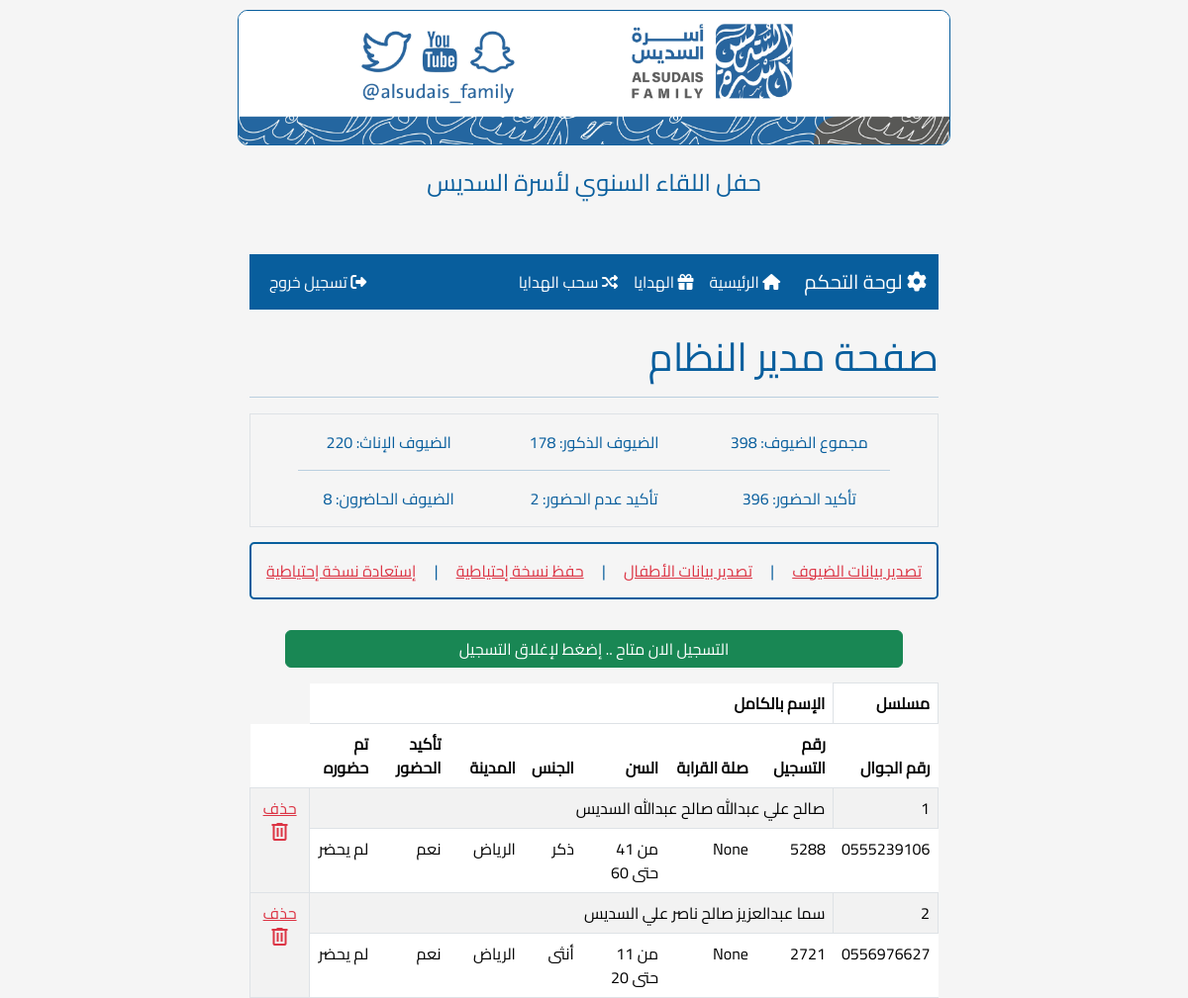
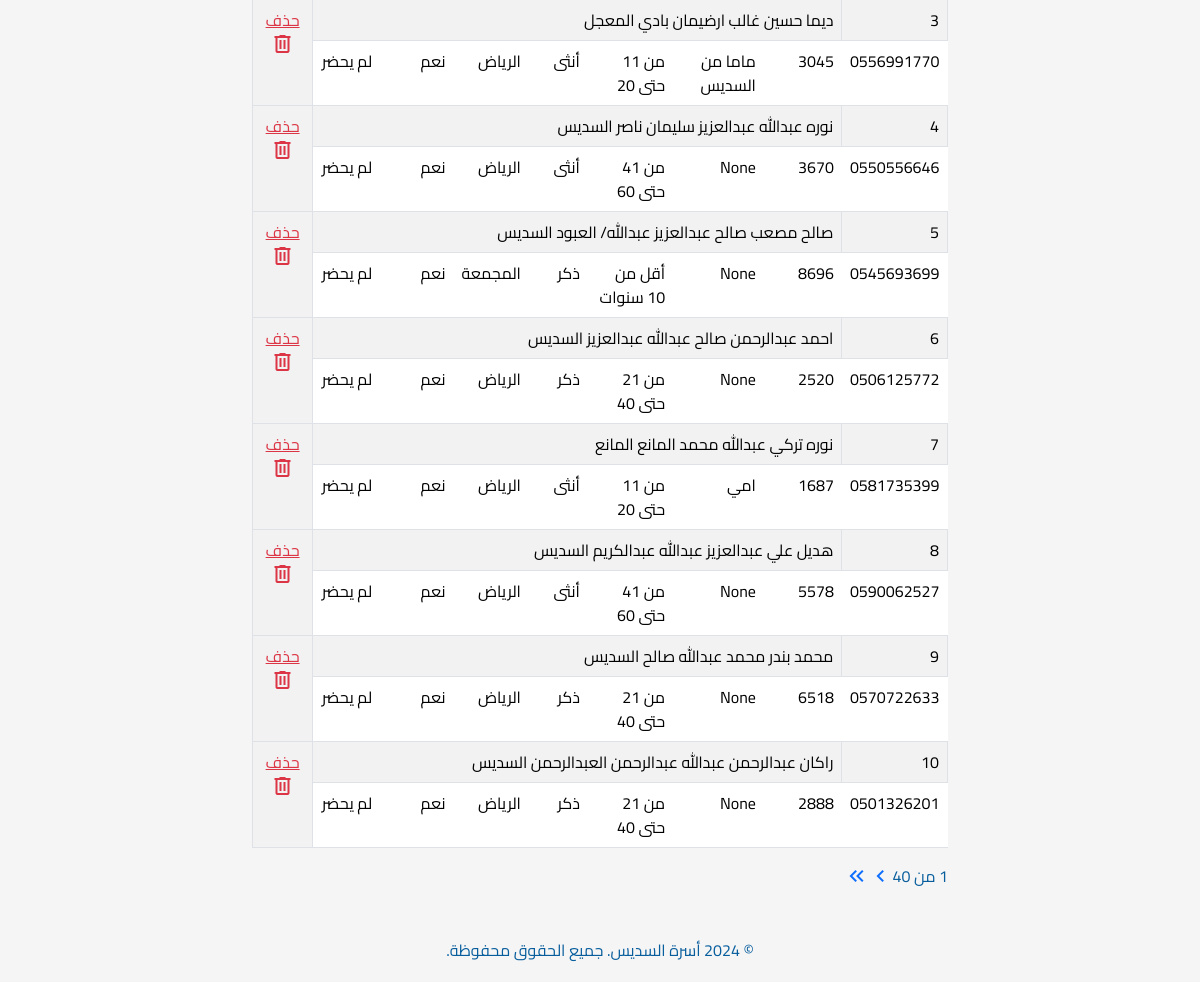
Before: /admin (signed in) with the older database file (2 pictures, top to bottom).
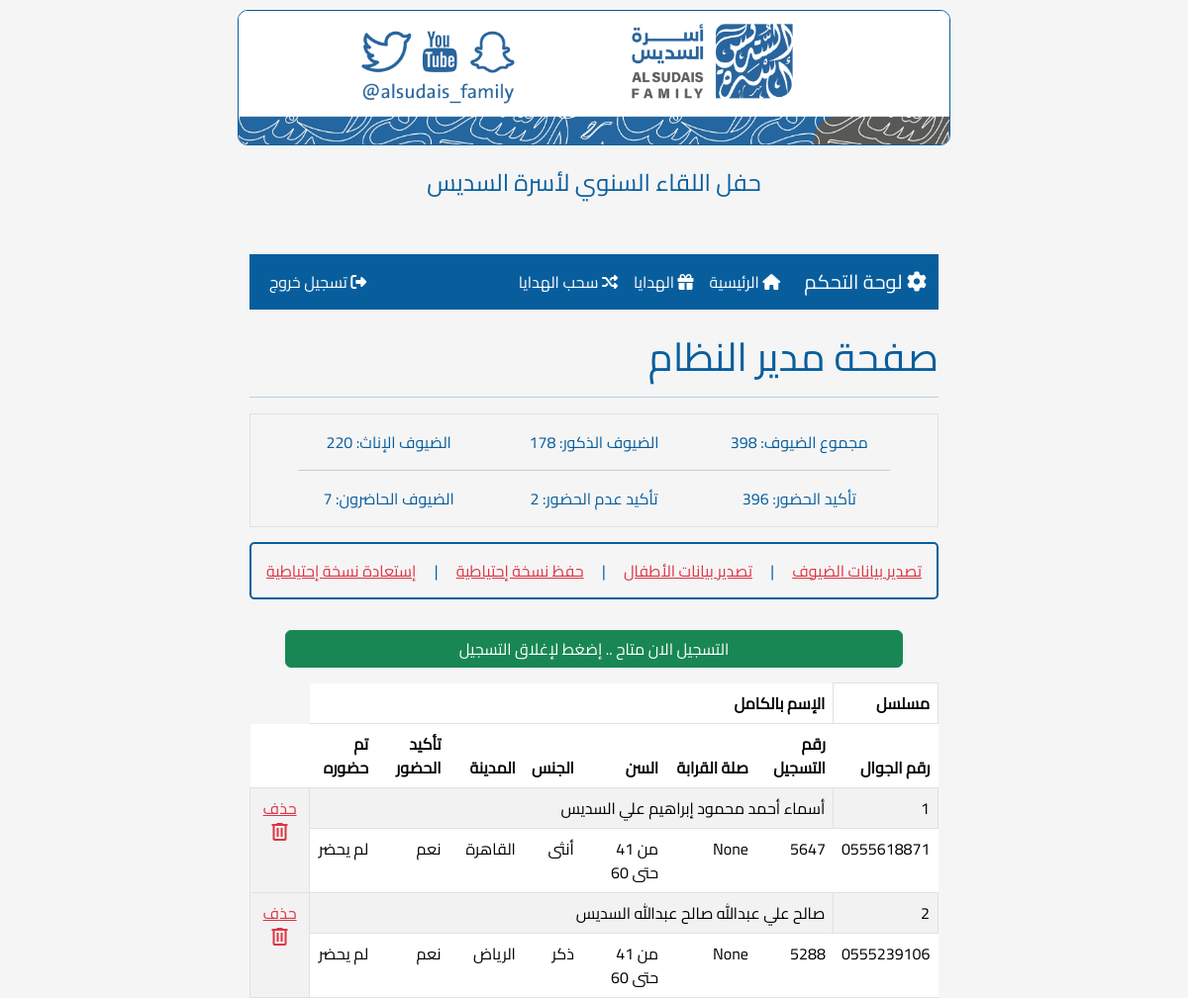
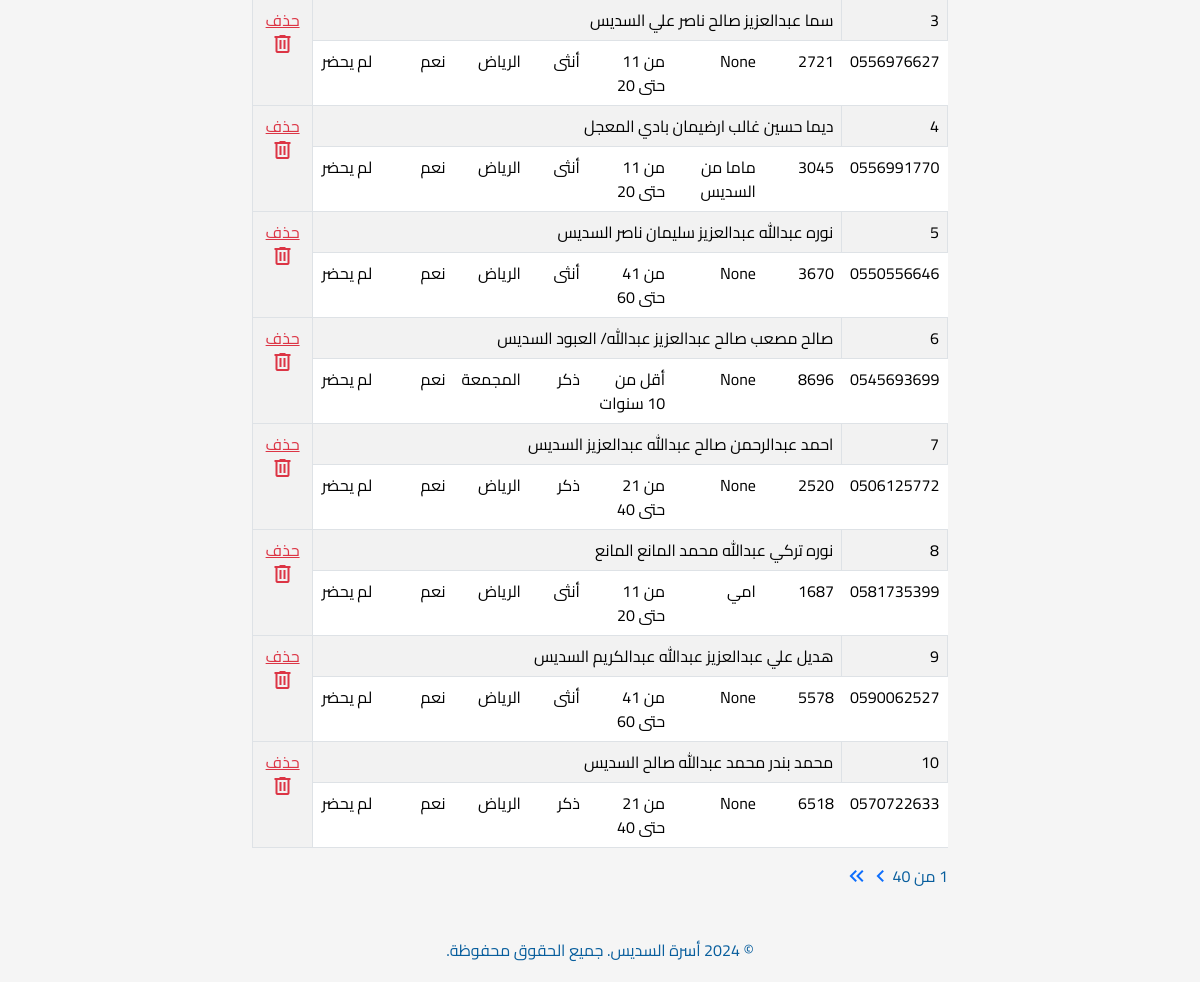
After: the same page with the newer database file (2 pictures, top to bottom).
### app.py (models this page shows)
class Registration(db.Model):
    __tablename__ = "registration"
    id = db.Column(db.Integer, primary_key=True, autoincrement=True)
    phone_number = db.Column(db.String(16), unique=True, nullable=False)
    first_name = db.Column(db.Text, nullable=False)
    family_name = db.Column(db.Text, nullable=False)
    father_name = db.Column(db.Text)
    first_grand_name = db.Column(db.Text)
    second_grand_name = db.Column(db.Text)
    third_grand_name = db.Column(db.Text)
    relation = db.Column(db.Text)
    age = db.Column(db.String(3))
    gender = db.Column(db.String(15))
    city = db.Column(db.Text)
    attendance = db.Column(db.Text, nullable=False)
    ideas = db.Column(db.Text)
    registration_number = db.Column(db.String(4), unique=True)
    prize_id = db.Column(db.Integer, db.ForeignKey("prize.id", name="fk_reg_prize_id"))
    is_attended = db.Column(db.Boolean, default=False)

### app.py (the view)
@app.route("/admin/", methods=["GET"])
@app.route("/admin", methods=["GET"])
@admin_required
def admin():
    page = request.args.get('page', 1, type=int)
    per_page = 10
    guests_query = Registration.query
    guests = guests_query.order_by(Registration.id.desc()).paginate(
        page=page, per_page=per_page, error_out=False
    )
    guests_count = guests_query.count()
    guest_attendance = guests_query.filter(
        Registration.attendance == "سوف أحضر باذن الله"
    ).count()
    guest_not_attendance = guests_query.filter(
        Registration.attendance == "أعتذر عن الحضور"
    ).count()
    guest_is_attended = guests_query.filter(Registration.is_attended.is_(True)).count()
    guest_male = guests_query.filter(Registration.gender == "ذكر").count()
    guest_female = guests_query.filter(Registration.gender == "أنثى").count()
    close_registrations_form = CloseRegistrationForm()
    close_registrations = app.config["Close_Registrations"]
    return render_template(
        'admin.html',
        guests=guests,
        guests_count=guests_count,
        guest_attendance=guest_attendance,
        guest_not_attendance=guest_not_attendance,
        guest_is_attended=guest_is_attended,
        guest_male=guest_male,
        guest_female=guest_female,
        close_registrations=close_registrations,
        form=close_registrations_form
    )

### app.py (called while the page is built)
def admin_required(f):
    @wraps(f)
    def decorated_function(*args, **kwargs):
        if not session.get('admin_logged_in'):
            flash('يجب تسجيل الدخول أولاً', 'warning')
            return redirect(url_for('admin_login'))
        return f(*args, **kwargs)
    return decorated_function

### templates/admin.html (shortened to what the changed rows need)
<!DOCTYPE html>
{% extends 'base.html' %}
{% block content %}
    <h1 class="col">صفحة مدير النظام</h1>
    {% if not session.get('admin_logged_in') %}
        <div class="alert alert-warning">
            يجب تسجيل الدخول أولاً
        </div>
        <script>
            window.location.href = "{{ url_for('admin_login') }}";
        </script>
    {% else %}
        <div class="border border-1 text-center px-5">
            <div class="row pt-3">
                <div class="col-md-4">
                        <p>مجموع الضيوف: {{guests_count}}</p>
                </div>
                <div class="col-md-4">
                        <p>الضيوف الذكور: {{guest_male}}</p>
                </div>
                <div class="col-md-4">
                        <p>الضيوف الإناث: {{guest_female}}</p>
                </div>
            </div>
            <hr class="p-0 m-0">
            <div class="row pt-3">
                <div class="col-md-4">
                        <p>تأكيد الحضور: {{guest_attendance}}</p>
                </div>
                <div class="col-md-4">
                        <p>تأكيد عدم الحضور: {{guest_not_attendance}}</p>
                </div>
                <div class="col-md-4">
                        <p>الضيوف الحاضرون: {{guest_is_attended}}</p>
                </div>
            </div>
        </div>
            <div style="display: flex; justify-content: space-between; padding:15px; margin-block: 15px; border-color: #085E9D; border-width: 2px; border-radius: 5px; border-style: solid;">
                <a href="{{ url_for('export_to_excel') }}" class="text-danger">تصدير بيانات الضيوف</a>
                <a style="color: 3085E9D;"> | </a>
                <a href="{{ url_for('export_children_excel') }}" class="text-danger">تصدير بيانات الأطفال</a>
                <a style="color: 3085E9D;"> | </a>
                <a href="{{ url_for('backup_db') }}" class="text-danger">حفظ نسخة إحتياطية</a>
                <a style="color: 3085E9D;"> | </a>
                <form method="post" enctype="multipart/form-data" action="{{ url_for('upload_file') }}">
                    <a href="#" class="text-danger" onclick="document.getElementById('file-upload').click();">إستعادة نسخة إحتياطية</a>
                </form>
            </div>
            <div>
                <form action="{{ url_for('admin') }}" method="post" class="py-3">
                    <div class="row">
                        {%if close_registrations%}
                        <button type="submit" class="col btn btn-danger mx-5" name="reg_status_form">التسجيل الان مغلق .. إضغط لإتاحة التسجيل</button>
                        {%else%}
                        <button type="submit" class="col btn btn-success mx-5" name="reg_status_form">التسجيل الان متاح .. إضغط لإغلاق التسجيل</button>
                        {%endif%}
                    </div>
                </form>
            </div>
            <table class="table table-striped table-responsive">
                <thead>
                        <th class="border border-1">مسلسل</th>
                        <th colspan="7">الإسم بالكامل</th>
                    <tr>
                        <th>رقم الجوال</th>
                        <th>رقم التسجيل</th>
                        <th>صلة القرابة</th>
                        <th>السن</th>
                        <th>الجنس</th>
                        <th>المدينة</th>
                        <th>تأكيد الحضور</th>
                        <th>تم حضوره</th>
                        <th></th>
                    </tr>
                </thead>
                <tbody>
                    {% for guest in guests.items %}
                    <tr>
                        <td class="border border-1">{{ loop.index }}</td>
                        <td colspan="7">{{ guest.first_name }} {{ guest.father_name }} {{ guest.first_grand_name }} {{ guest.second_grand_name }} {{ guest.third_grand_name }} {{ guest.family_name }}</td>
                        <td class="border border-1 text-center" rowspan="2">
                            <a class="text-danger" href="{{ url_for('delete_guest', guest_phoneno=guest.phone_number) }}" onclick="return confirm('هل أنت متأكد من الحذف؟')">حذف
                                <span class="material-symbols-outlined">delete</span>
                            </a>
                        </td>
                    </tr>
                    <tr>
                        <td>{{ guest.phone_number }}</td>
                        <td>{{ guest.registration_number }}</td>
                        <td>{{ guest.relation }}</td>
                        <td>{{ guest.age|replace('سنة', '') }}</td>
                        <td>{{ guest.gender }}</td>
                        <td>{{ guest.city }}</td>
                        <td>{% if guest.attendance=='سوف أحضر باذن الله' %}نعم{% else %}أعتذر{%endif%}</td>
                        <td>{% if guest.is_attended %}حضر{% else %}لم يحضر{%endif%}</td>
                    </tr>
                    {% endfor %}
                </tbody>
            </table>
        <div class="pagination">
            <span>{{ guests.page }} من {{ guests.pages }}</span>
            {% if guests.has_next %}
                <a href="{{ url_for('admin', page=guests.next_num) }}">
                    <span class="material-symbols-outlined">chevron_left</span>
                </a>
                <a href="{{ url_for('admin', page=guests.pages) }}">
                    <span class="material-symbols-outlined">keyboard_double_arrow_left</span>
                </a>
            {% endif %}
        </div>
        <br>
    {% endif %}
{% endblock %}

Changed rows visible on the page:
no longer on this page (row unchanged): Registration: first_name "راكان", father_name "عبدالرحمن", first_grand_name "عبدالله", second_grand_name "عبدالرحمن", third_grand_name "العبدالرحمن", family_name "السديس", phone_number "0501326201", registration_number "2888", relation "None", age "من 21 حتى 40", gender "ذكر", city "الرياض", shows "نعم", is_attended "لم يحضر"
added Registration: first_name "أسماء", father_name "أحمد", first_grand_name "محمود", second_grand_name "إبراهيم", third_grand_name "علي", family_name "السديس", phone_number "0555618871", registration_number "5647", relation "None", age "من 41 حتى 60", gender "أنثى", city "القاهرة", shows "نعم", is_attended "لم يحضر"
Other visible differences:
{{ guest_is_attended }}: "8" → "7"
